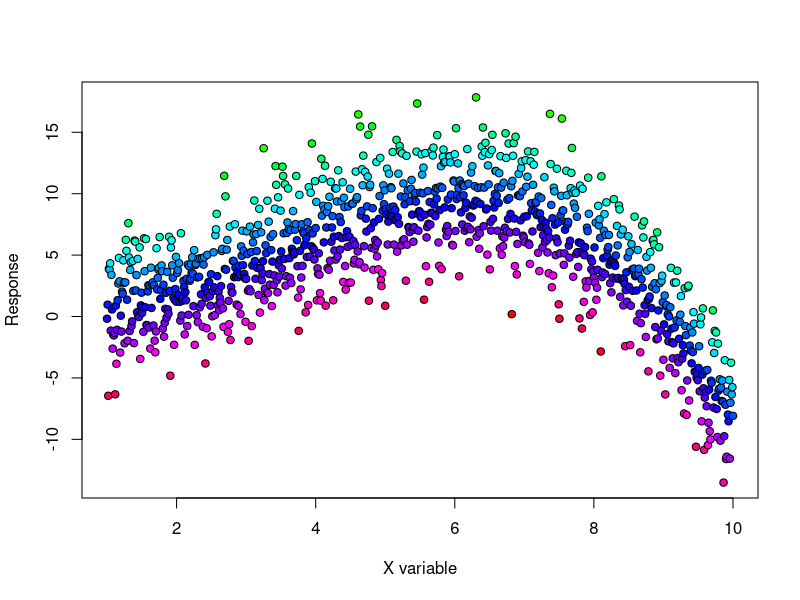

Write R code to recreate this figure.
# Sample R code for GitHub Repository

# Input parameters
n <- 1000
a <- -0.1
b <- 1
c <- -1
d <- 1

# Random noise
noise <- rnorm(n, mean = 0, sd = 3)

# Points to plot
xs <- seq(1, 10, length.out = n)
ys <- (a*xs^3)+(b*xs^2)+(c*xs)+d+noise

# Create linear color scale based on noise parameter
p0 <- min(noise); p1 <- max(noise)
q0 <- 1; q1 <- 0.3
m <- (q1-q0)/(p1-p0)
b <- q1 - (m*p1)
col_scale <- hsv((m*noise)+b, 1, 1)

# Draw the plot
plot(xs, ys, bg = col_scale, pch = 21
     , xlab = "X variable", ylab = "Response")

